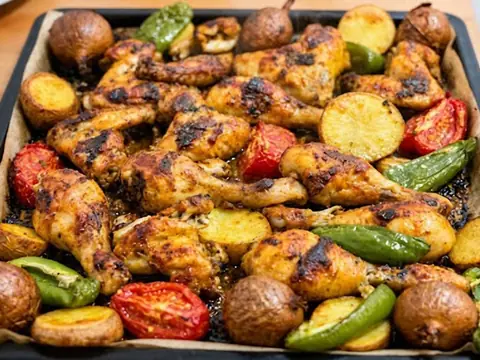
#> input picture dist/assets/img/chicken-tray-480.webp, 480 x 360 px
$ python -i dish_photo.py   (imports and definitions only)   (older library calls are emulated)
#> lines starting #> are read from the running program, lines starting #| are printed output that depends on the picture; after the words box and inside, x2 and y2 are one past the last pixel; in counts of white or black regions, pixels touching at a corner belong together
#!/usr/bin/env python3
"""Retouch a dish photo for the Nafas gallery, the way a food photographer edits a shot.

Light, colour, a close 4:3 crop on the dish, a soft background and a little sharpening.
The food itself is never redrawn: every change is a tone or colour change over the whole
frame, or blur outside the dish, so the plate still shows what the cook really made.

usage
  python3 tools/dish_photo.py PHOTO --slug yalanji-umm-khaled [options]

options (all optional; the defaults suit most phone photos)
  --focus CX,CY,RX,RY  the dish region as fractions of the photo: centre x, centre y,
                       half-width, half-height. Without it the dish is guessed from colour
                       and texture, so always look at the result.
  --shape ellipse|rect ellipse for a plate or a bowl, rect for a tray (default ellipse)
  --tight 1.04         crop size against the dish: 1 = the dish edge touches the frame,
                       below 1 crops into the dish (closer), above 1 leaves table around it
  --blur 0.45          background softness, 0..1 (overhead trays 0.15-0.3, angled plates 0.5-0.8)
  --warmth 3           added warmth (b* units); food reads better a little warm
  --wb 0.7             how much of a colour cast to remove, 0..1
  --exposure 0         brightness of the dish, -1..1 around a well-lit default
  --contrast 1         S-curve strength, 0..2
  --shadows 0.2        lift for dark food (leaves, meat, burnt cheese), 0..0.8
  --vibrance 0.18      boost for dull colours, 0..0.6
  --clarity 0.3        local contrast (texture), 0..1
  --vignette 0.16      darker edges, 0..0.5
  --width 2000         longest output side in pixels (smaller photos are upscaled 2x first)
  --preset ai          gentle settings for a photo already re-shot with AI (new angle, light and
                       depth of field done): whole frame, no extra blur, a light finish only.
                       Any option given on the command line still wins.
  --before PHOTO       the photo to show as «قبل» in the comparison, when PHOTO itself is not
                       the original (for an AI re-shot, pass the real photo it was made from).
                       It is also the one kept in originals/.

writes
  src/photos/<slug>.jpg         the edited photo (the build makes the WebP sizes)
  src/photos/<slug>.edit.json   the settings used, to redo or tweak the edit
  originals/<slug>.<ext>        the untouched original
  work/<slug>-compare.jpg       before and after side by side, to send for approval
"""
import argparse
import json
import shutil
from pathlib import Path

import cv2
import numpy as np
from PIL import Image, ImageDraw, ImageFont, ImageOps

ROOT = Path(__file__).resolve().parent.parent
MODEL = ROOT / "tools" / "models" / "FSRCNN_x2.pb"
PAPER = (251, 248, 245)
CORAL = (225, 52, 30)


# ---------- helpers
def smoothstep(x):
    x = np.clip(x, 0.0, 1.0)
    return x * x * (3 - 2 * x)


def norm01(x):
    lo, hi = np.percentile(x, 1), np.percentile(x, 99)
    return np.clip((x - lo) / max(hi - lo, 1e-6), 0, 1)


def load_rgb(path):
    im = ImageOps.exif_transpose(Image.open(path)).convert("RGB")
    return np.asarray(im).astype(np.float32) / 255.0


# [13 lines left out: function trim_bars, not called in this run]


def lab_of(rgb):
    return cv2.cvtColor(rgb.astype(np.float32), cv2.COLOR_RGB2LAB)  # float: L 0..100, a/b about -127..127


def rgb_of(lab):
    return np.clip(cv2.cvtColor(lab.astype(np.float32), cv2.COLOR_LAB2RGB), 0, 1)


# ---------- where the dish is
def auto_focus(rgb):
    """Guess the dish: colourful, textured and near the middle. A fallback only."""
    h, w = rgb.shape[:2]
#> h = 360; w = 480
    s = 360 / max(h, w)
#> s = 0.75
    small = cv2.resize(rgb, (max(1, int(w * s)), max(1, int(h * s))), interpolation=cv2.INTER_AREA)
    sh, sw = small.shape[:2]
#> sh = 270; sw = 360
    lab = lab_of(small)
#> in lab_of, `return cv2.cvtColor(rgb.astype(np.float32), cv2.COLOR_RGB2LAB)`: returned value: shape (270, 360, 3) float32; mean of channels 0, 1, 2 99.8, -0.6, 3.7
    chroma = np.sqrt(lab[..., 1] ** 2 + lab[..., 2] ** 2)
    tex = cv2.GaussianBlur(np.abs(cv2.Laplacian(lab[..., 0], cv2.CV_32F, ksize=3)), (0, 0), 4)
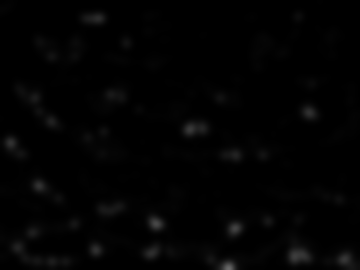
#> tex: shape (270, 360) float32; min 0, max 106.9, mean 3
    e = max(4, int(0.06 * min(sh, sw)))                     # the frame edge is mostly table
#> e = 16
    edge = np.concatenate([lab[:e].reshape(-1, 3), lab[-e:].reshape(-1, 3),
                           lab[:, :e].reshape(-1, 3), lab[:, -e:].reshape(-1, 3)])
    table = np.median(edge, axis=0)
#> table = [100, 0, 0]
    differs = np.sqrt(((lab - table) * np.array([0.5, 1.0, 1.0], np.float32)) ** 2).sum(axis=2)
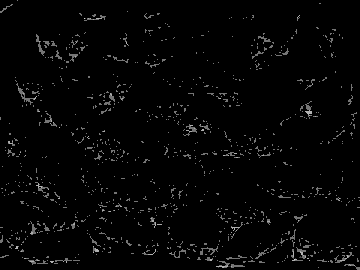
#> differs: shape (270, 360) float32; min 0, max 220.9, mean 5.1
    score = 0.55 * norm01(differs) + 0.25 * norm01(tex) + 0.20 * norm01(chroma)
#> in norm01, `lo, hi = np.percentile(x, 1), np.percentile(x, 99)`: lo = 0; hi = 117.4
#> in norm01, `return np.clip((x - lo) / max(hi - lo, 1e-6), 0, 1)`:
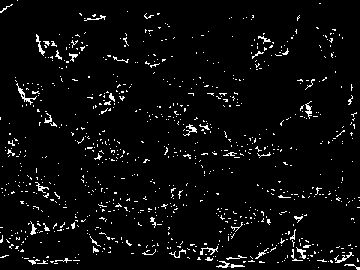
#> returned value: shape (270, 360) float32; min 0, max 1, mean 0.042
#> in norm01 (call 2), `lo, hi = np.percentile(x, 1), np.percentile(x, 99)`: hi = 34.32
#> in norm01 (call 2), `return np.clip((x - lo) / max(hi - lo, 1e-6), 0, 1)`:
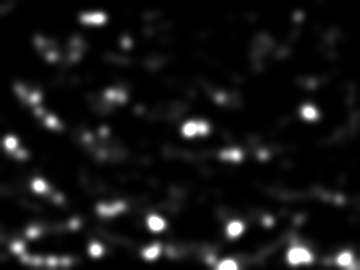
#> returned value: shape (270, 360) float32; min 0, max 1, mean 0.0834
    yy, xx = np.mgrid[0:sh, 0:sw].astype(np.float32)
    prior = np.exp(-(((xx - sw / 2) / (0.45 * sw)) ** 2 + ((yy - sh / 2) / (0.45 * sh)) ** 2))
    score = cv2.GaussianBlur(score * (0.5 + 0.5 * prior), (0, 0), 6)
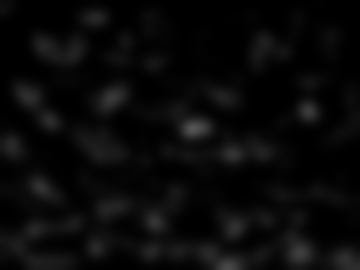
#> score: shape (270, 360) float32; min 8.17e-09, max 0.332, mean 0.0386
    mask = (score > np.percentile(score, 55)).astype(np.uint8)
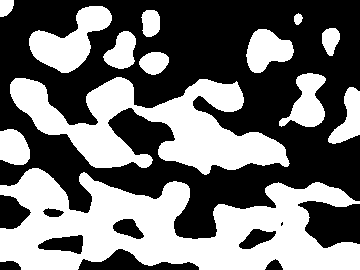
#> mask: shape (270, 360); values 0 (black) and 1 (white), 45% white; 13 white regions, largest, box (x1, y1, x2, y2) and area: (0, 168, 360, 270) 21320, (10, 77, 290, 175) 12706, (29, 6, 112, 73) 2688
    mask = cv2.morphologyEx(mask, cv2.MORPH_CLOSE, np.ones((9, 9), np.uint8))
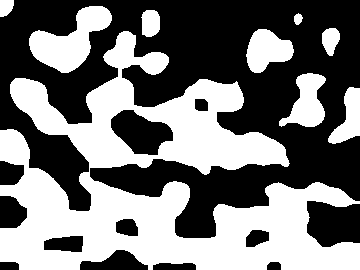
#> mask: shape (270, 360); values 0 (black) and 1 (white), 46.3% white; 9 white regions, largest, box (x1, y1, x2, y2) and area: (0, 31, 360, 270) 37408, (29, 6, 112, 73) 2716, (279, 73, 326, 127) 1439
    n, _, stats, _ = cv2.connectedComponentsWithStats(mask)
#> n = 10; stats = [[0, 0, 360, 270, 52203], [0, 0, 14, 17, 196], [29, 6, 83, 67, 2716], [141, 10, 19, 27, 432], [294, 13, 9, 12, 77], [246, 29, 48, 44, 1389], [322, 28, 18, 28, 363], [0, 31, 360, 239, 37408], [279, 73, 47, 54, 1439], [328, 87, 32, 57, 977]]
    if n < 2:
        return (0.5, 0.5, 0.35, 0.35)
    i = 1 + int(np.argmax(stats[1:, cv2.CC_STAT_AREA]))
#> i = 7
    x, y, bw, bh = stats[i, :4]
#> x = 0; y = 31; bw = 360; bh = 239
    return (float((x + bw / 2) / sw), float((y + bh / 2) / sh), float(bw / 2 / sw * 1.05), float(bh / 2 / sh * 1.05))


# [21 lines left out: functions crop_box, dish_mask, not called in this run]


# ---------- the edit
def denoise(rgb8):
    return cv2.fastNlMeansDenoisingColored(rgb8, None, 3, 3, 7, 21)


# [130 lines left out: functions upscale2x, white_balance, tone, vibrance, retouch, sharpen and 2 more, not called in this run]


# ---------- main
PRESETS = {
    "ai": dict(focus="0.5,0.5,0.5,0.5", tight=1.0, blur=0.0, vignette=0.06, clarity=0.12, vibrance=0.04,
               shadows=0.08, wb=0.25, warmth=0.5, contrast=0.6),
}


# [83 lines left out: function main, not called in this run]


# [2 lines not run here, left out]

>>> import cv2
>>> picture = cv2.cvtColor(cv2.imread('../dist/assets/img/chicken-tray-480.webp'), cv2.COLOR_BGR2RGB)
>>> result = auto_focus(picture)
#> result = (0.5, 0.557, 0.525, 0.465)

$ run again, on dist/assets/img/harraq-spread-1200.webp
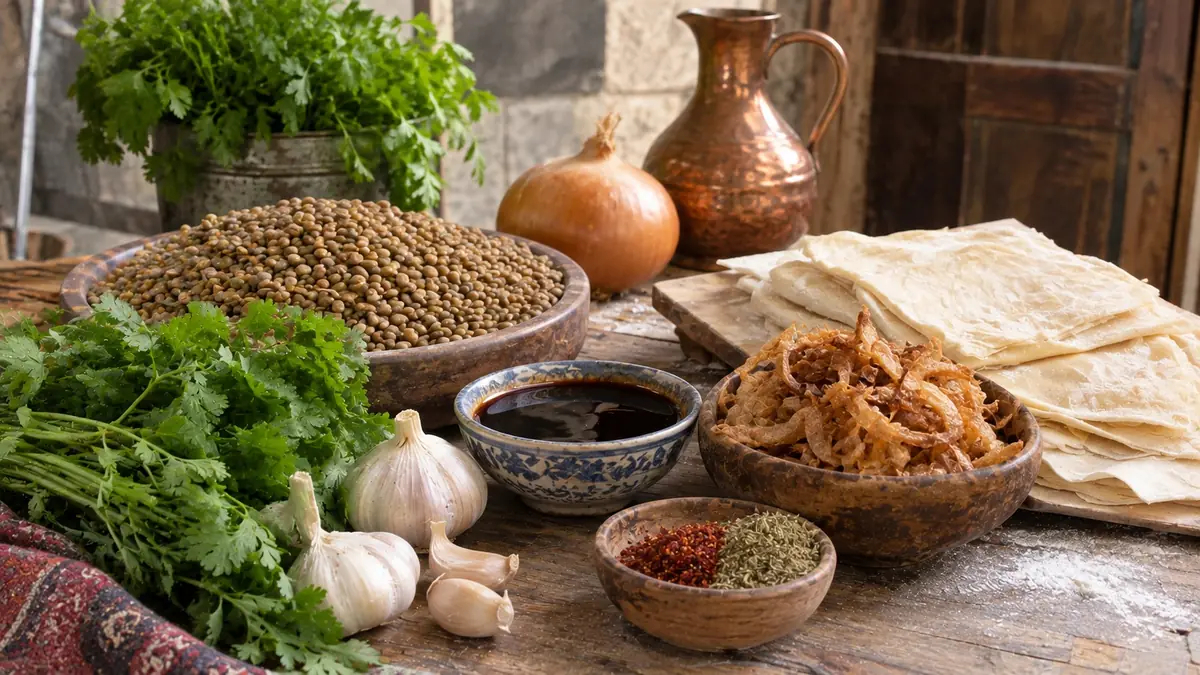
#> input picture dist/assets/img/harraq-spread-1200.webp, 1200 x 675 px
#> table = [100, 0, 0]
#> lo = 0
#> in norm01, `return np.clip((x - lo) / max(hi - lo, 1e-6), 0, 1)`:
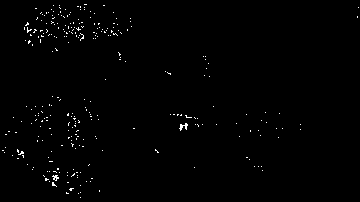
#> returned value: shape (202, 360) float32; values 0 (black) and 1 (white), 0.83% white in thin lines or dots
#> in auto_focus, `mask = cv2.morphologyEx(mask, cv2.MORPH_CLOSE, np.ones((9, 9), np.uint..`:
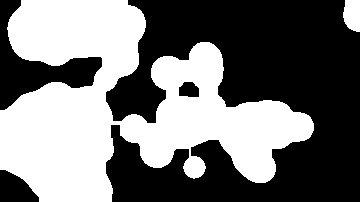
#> mask: shape (202, 360); values 0 (black) and 1 (white), 45.8% white; 2 white regions, box (x1, y1, x2, y2) and area: (0, 0, 314, 202) 32815, (343, 0, 360, 32) 464
#> n = 3; stats = [[0, 0, 360, 202, 39441], [0, 0, 314, 202, 32815], [343, 0, 17, 32, 464]]
#> i = 1
#> x = 0; bw = 314; bh = 202
#> result = (0.436, 0.5, 0.458, 0.525)
